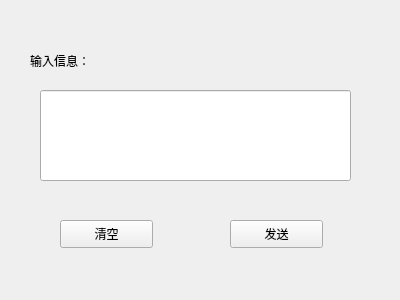
<?xml version="1.0" encoding="UTF-8"?>
<ui version="4.0">
 <class>Chat</class>
 <widget class="QWidget" name="Chat">
  <property name="geometry">
   <rect>
    <x>0</x>
    <y>0</y>
    <width>400</width>
    <height>300</height>
   </rect>
  </property>
  <property name="windowTitle">
   <string>Form</string>
  </property>
  <widget class="QLabel" name="label">
   <property name="geometry">
    <rect>
     <x>30</x>
     <y>50</y>
     <width>91</width>
     <height>21</height>
    </rect>
   </property>
   <property name="font">
    <font>
     <pointsize>9</pointsize>
    </font>
   </property>
   <property name="text">
    <string>输入信息：</string>
   </property>
  </widget>
  <widget class="QLineEdit" name="lineEdit">
   <property name="geometry">
    <rect>
     <x>40</x>
     <y>90</y>
     <width>311</width>
     <height>91</height>
    </rect>
   </property>
  </widget>
  <widget class="QPushButton" name="clearButton">
   <property name="geometry">
    <rect>
     <x>60</x>
     <y>220</y>
     <width>93</width>
     <height>28</height>
    </rect>
   </property>
   <property name="text">
    <string>清空</string>
   </property>
  </widget>
  <widget class="QPushButton" name="setButton">
   <property name="geometry">
    <rect>
     <x>230</x>
     <y>220</y>
     <width>93</width>
     <height>28</height>
    </rect>
   </property>
   <property name="text">
    <string>发送</string>
   </property>
  </widget>
 </widget>
 <resources/>
 <connections/>
</ui>
